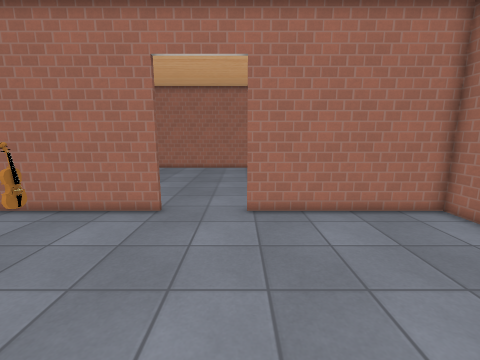
[1] (above)

14 first-person views from a walk through a level from a Godot 3-D game. The camera is 1.5 m above the floor, tilts 10° down and sees 90° across. The floor is counted in squares, 0.48 m on a side. Each view is taken from the middle of a square. On the plan, view 1 faces up. The plan holds only what a view shows up to about 19 squares ahead; the rest is blank. Some surface patterns are stand-ins.

[2]
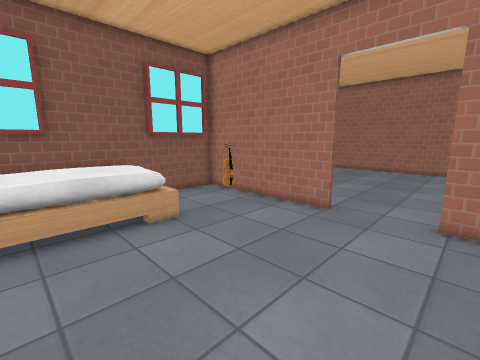

[3]
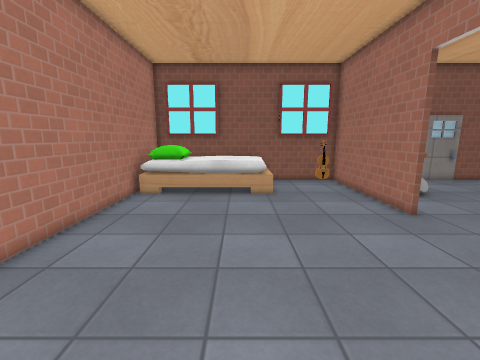

[4]
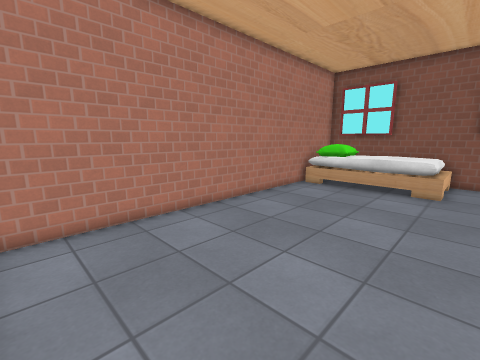

[5]
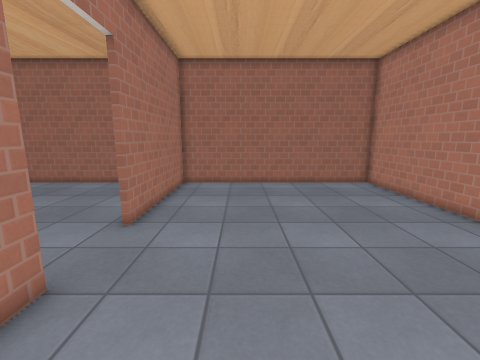

[6]
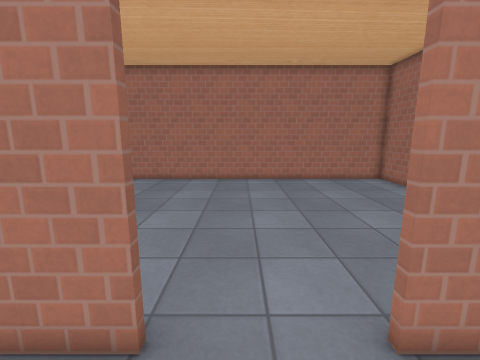

[7]
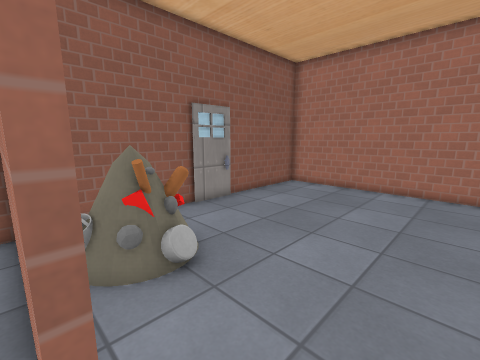

[8]
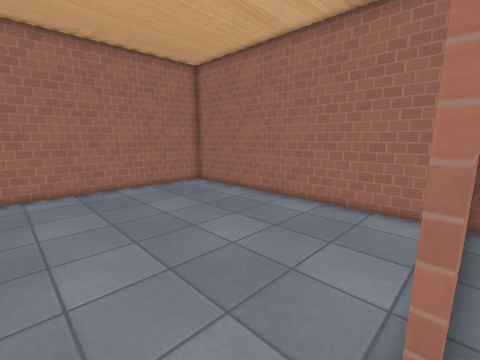

[9]
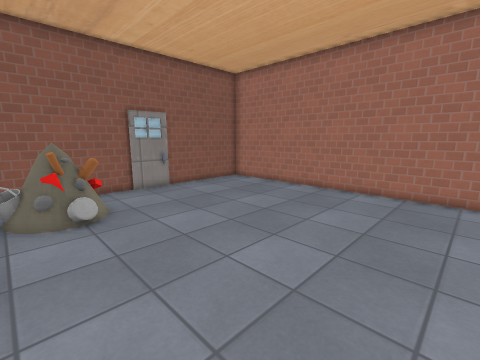

[10]
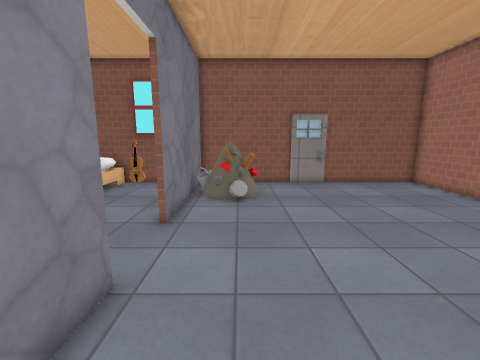

[11]
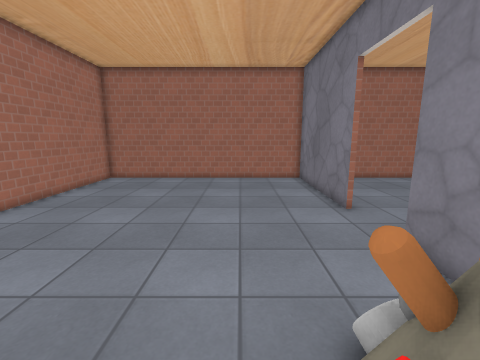

[12]
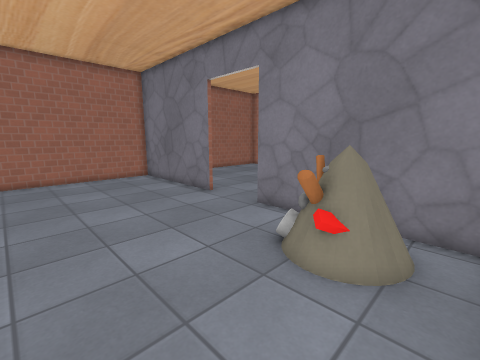

[13]
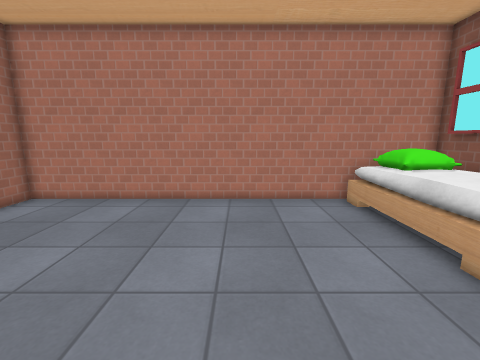

[14]
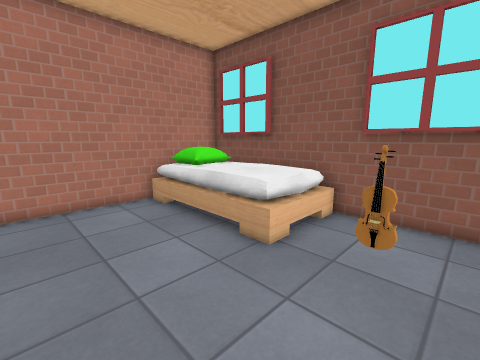

### Floor plan
Key: @ floor where view 1 was taken; # wall or solid block; . main floor; : floor 0.75 m higher than the main floor; + floor 1 m higher than the main floor; * floor 1.25 m higher than the main floor; = window, fence, low wall or low ledge; v drop or lower ground; O other object.
Columns run from 12 left of view 1 to 9 right of it. Each row starts with its distance up from view 1.
 25 ######################
 24 #....................#
 23 #....................#
 22 #....................#
 21 #....................#
 20 #....................#
 19 #....................#
 18 #....................#
 17 #....................#
 16 #....................#
 15 #....................#
 14 #..=#................#
 13 #.OOO=...............#
 12 #.OOOO...............#
 11 #..==................#
 10 #########....#########
  9 ##...................#
  8  #...O...............#
  7  #...O...............#
  6 # ...................#
  5 #....................#
  4 #++++................#
  3 #++++................#
  2 #++++................#
  1 #++++................#
  0 #++=:.......@........#
 -1 # ===................#
 -2 #  *=................#
 -3 #vvvv#################

Positions as (right, up) in squares from view 1, and headings:
1: (0, 0), facing up
2: (1, 0), facing up-left
3: (6, 3), facing left
4: (8, 6), facing down-left
5: (-8, 6), facing right
6: (-2, 7), facing up
7: (-2, 10), facing up-left
8: (-2, 10), facing up-right
9: (3, 11), facing up-left
10: (5, 13), facing left
11: (-10, 15), facing right
12: (-11, 19), facing down-right
13: (-2, 9), facing down
14: (-2, 9), facing down-left
